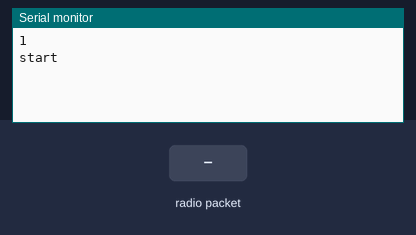
The sketch below on a simulated Arduino Uno, built with avr-gcc and run on an emulated ATmega328P. On the bench: the last lines printed to the serial monitor. The inputs (shaded band) are chosen by the test bench. No radio packets arrive unless stated.

Above: at 2.2 s.
2.3 s: radio packet "1" arrives
At 2.9 s:
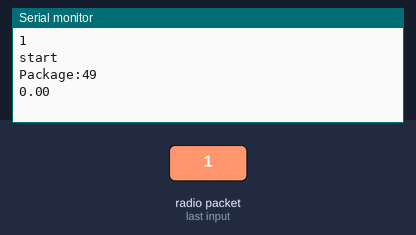
3.8 s: radio packet "0" arrives
At 5.0 s:
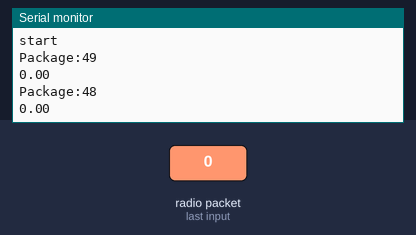
5.3 s: radio packet "2" arrives
At 6.4 s:
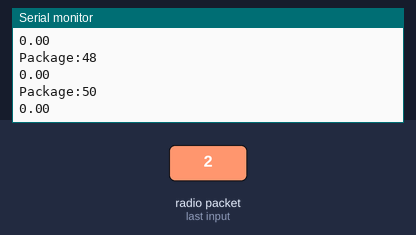

The sketch:

RF_receive.ino
```cpp
#include <SPI.h>
#include "RF24.h"

RF24 myRadio (7, 8);
struct package
{
  int id=0;
  float temperature = 0.0;
  char  text[100] ="empty";
};

byte addresses[][6] = {"0"};

typedef struct package Package;
Package data;

void setup()
{
  Serial.begin(115200);
  delay(1000);
  Serial.println(myRadio.begin());
  myRadio.setChannel(115);
  myRadio.setPALevel(RF24_PA_MAX);
  myRadio.setDataRate( RF24_250KBPS ) ;
  myRadio.openReadingPipe(1, addresses[0]);
  myRadio.startListening();
  Serial.println("start");
}


void loop()
{

  if ( myRadio.available())
  {
    while (myRadio.available())
    {
      myRadio.read( &data, sizeof(data) );
    }
    Serial.print("\nPackage:");
    Serial.print(data.id);
    Serial.print("\n");
    Serial.println(data.temperature);
    Serial.println(data.text);
  }

}
```

Measured:
- after the input at 2.3 s, the serial monitor: prints a new line at once (image 1)
- after the input at 3.8 s, the serial monitor: prints a new line at once (image 2)
- after the input at 5.3 s, the serial monitor: prints a new line at once (image 3)
